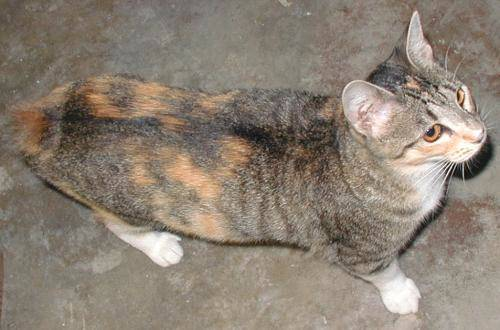
#> input picture ImageForegroundSegmentation/image/1046.jpg, 500 x 330 px, found by its file name
$ python grabCut.py
#> lines starting #> are read from the running program, lines starting #| are printed output that depends on the picture
# -*- coding: utf-8 -*-
# @Time : 2021/2/23 9:39
# @Author : Zhining Zhang
# @site :
# @File : grabCut.py
# @main :
# @Software: PyCharm
import cv2
import numpy as np
from matplotlib import pyplot as plt

img = cv2.imread(r"image\1046.jpg")
#> img is the input picture: shape (330, 500, 3); mean B, G, R 115.9, 128.4, 139.7
print(img.shape)
#| (330, 500, 3)
mask = np.zeros(img.shape[:2], np.uint8)
bgdModel = np.zeros((1,65), np.float64) #以0填充的背景
fgdModel = np.zeros((1,65), np.float64)#以0填充的前景
#rect = (100,10,300,300)
rect = (1,1, 600, 430)
#grabCut(img, mask, rect, bgdModel, fgdModel, iterCount[, mode]) -> mask, bgdModel, fgdModel
cv2.grabCut(img, mask, rect, bgdModel, fgdModel, 6, cv2.GC_INIT_WITH_RECT)
#做完这些我们的掩码已经变成包含0~3的值

#将掩码中0或2 转为0（背景）， 其它（1或3）转为1（前景）
mask2 = np.where((mask==2)|(mask ==0), 255, 0).astype(np.uint8)
img1 = img*mask2[:,:, np.newaxis]#分割后的前景mask
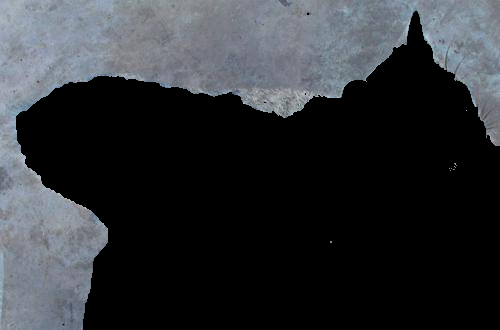
#> img1: shape (330, 500, 3); mean B, G, R 52.6, 48.9, 46

mask2 = np.where((mask==2)|(mask ==0), 255, 1).astype(np.uint8)
img2 = img*mask2[:,:, np.newaxis]#分割后的前景最终结果
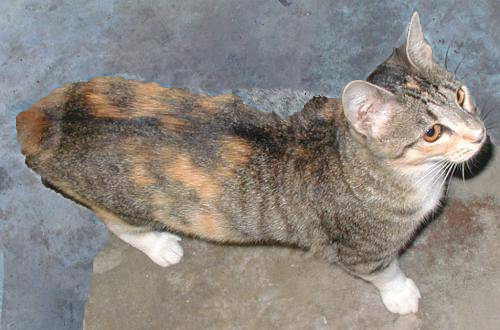
#> img2: shape (330, 500, 3); mean B, G, R 129.8, 134.8, 140.5

plt.subplot(121)
plt.imshow(cv2.cvtColor(img1, cv2.COLOR_BGR2RGB))#BGR模式 转RGB 模式
plt.title("grabcut")
plt.savefig('image_result/grabcut/testblueline.jpg')
plt.xticks([]); plt.yticks([]) #不显示坐标轴刻度
plt.subplot(122)
plt.imshow(cv2.cvtColor(img2, cv2.COLOR_BGR2RGB))
plt.title("original")
plt.savefig('image_result/original/testblueline.jpg')
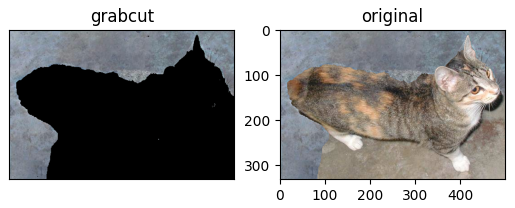
#> figure drawn by matplotlib, 2 panels
plt.xticks([]); plt.yticks([])#不显示坐标轴刻度
plt.show()
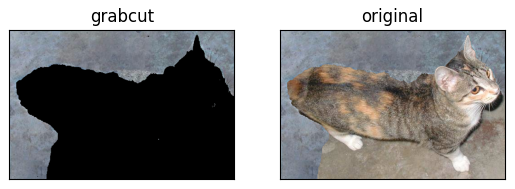
#> figure drawn by matplotlib, 2 panels

$ run again, with ImageForegroundSegmentation/image/1044.jpg copied over ImageForegroundSegmentation/image/1046.jpg
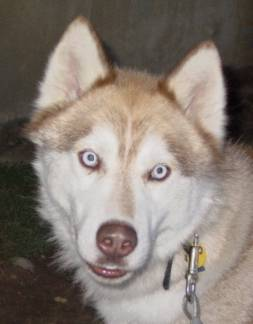
#> input picture ImageForegroundSegmentation/image/1044.jpg, 253 x 324 px, found by its file name
#> img is the input picture: shape (324, 253, 3); mean B, G, R 116.1, 124.3, 134.5
#| (324, 253, 3)
#> `img1 = img*mask2[:,:, np.newaxis]#分割后的前景mask`:
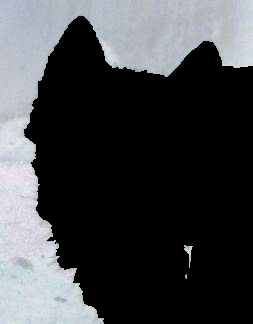
#> img1: shape (324, 253, 3); mean B, G, R 69.3, 66.6, 64.6
#> `plt.show()`:
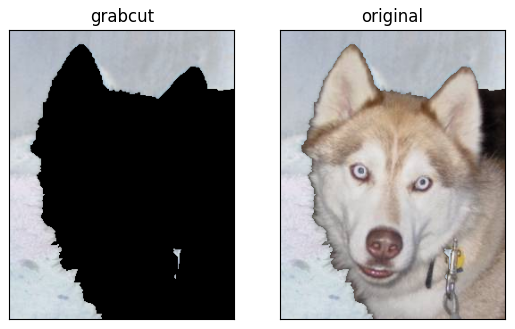
#> figure drawn by matplotlib, 2 panels

$ run again, with ImageForegroundSegmentation/image/1045.jpg copied over ImageForegroundSegmentation/image/1046.jpg
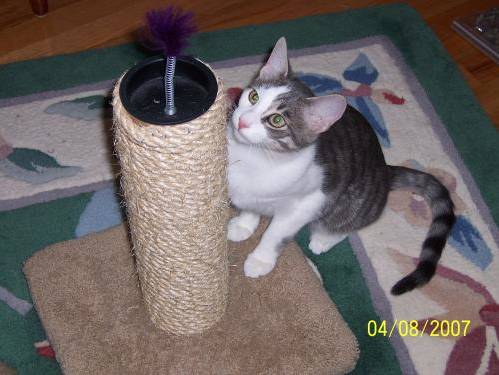
#> input picture ImageForegroundSegmentation/image/1045.jpg, 499 x 375 px, found by its file name
#> img is the input picture: shape (375, 499, 3); mean B, G, R 100, 101, 109.4
#| (375, 499, 3)
#> `img1 = img*mask2[:,:, np.newaxis]#分割后的前景mask`:
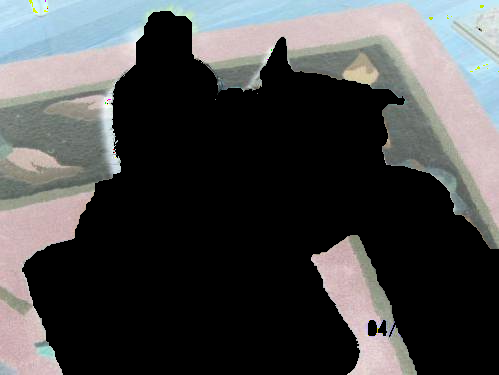
#> img1: shape (375, 499, 3); mean B, G, R 74.5, 74.1, 73.4
#> `plt.show()`:
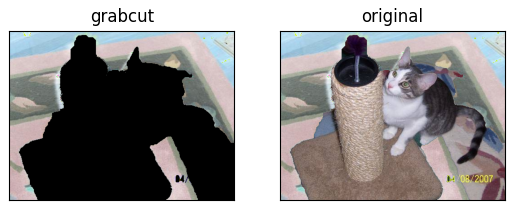
#> figure drawn by matplotlib, 2 panels

$ run again, with ImageForegroundSegmentation/image/1047.jpg copied over ImageForegroundSegmentation/image/1046.jpg
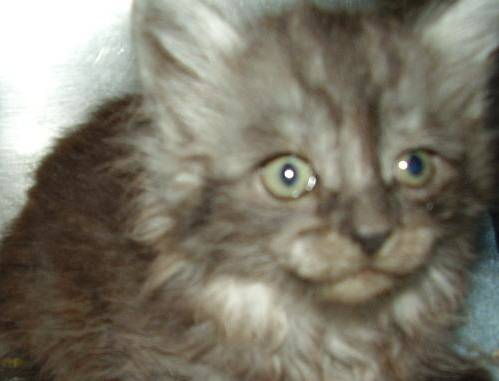
#> input picture ImageForegroundSegmentation/image/1047.jpg, 499 x 381 px, found by its file name
#> img is the input picture: shape (381, 499, 3); mean B, G, R 106.3, 120.6, 125.2
#| (381, 499, 3)
#> `img1 = img*mask2[:,:, np.newaxis]#分割后的前景mask`:
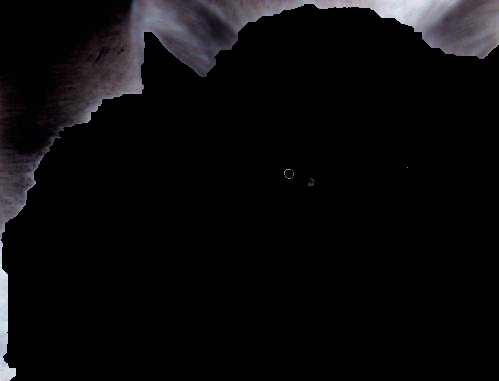
#> img1: shape (381, 499, 3); mean B, G, R 11.3, 10, 10.7
#> `plt.show()`:
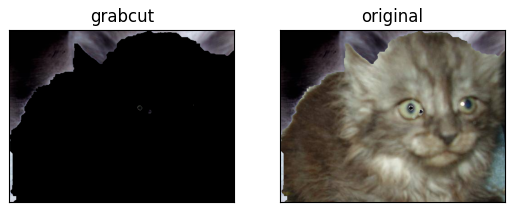
#> figure drawn by matplotlib, 2 panels
